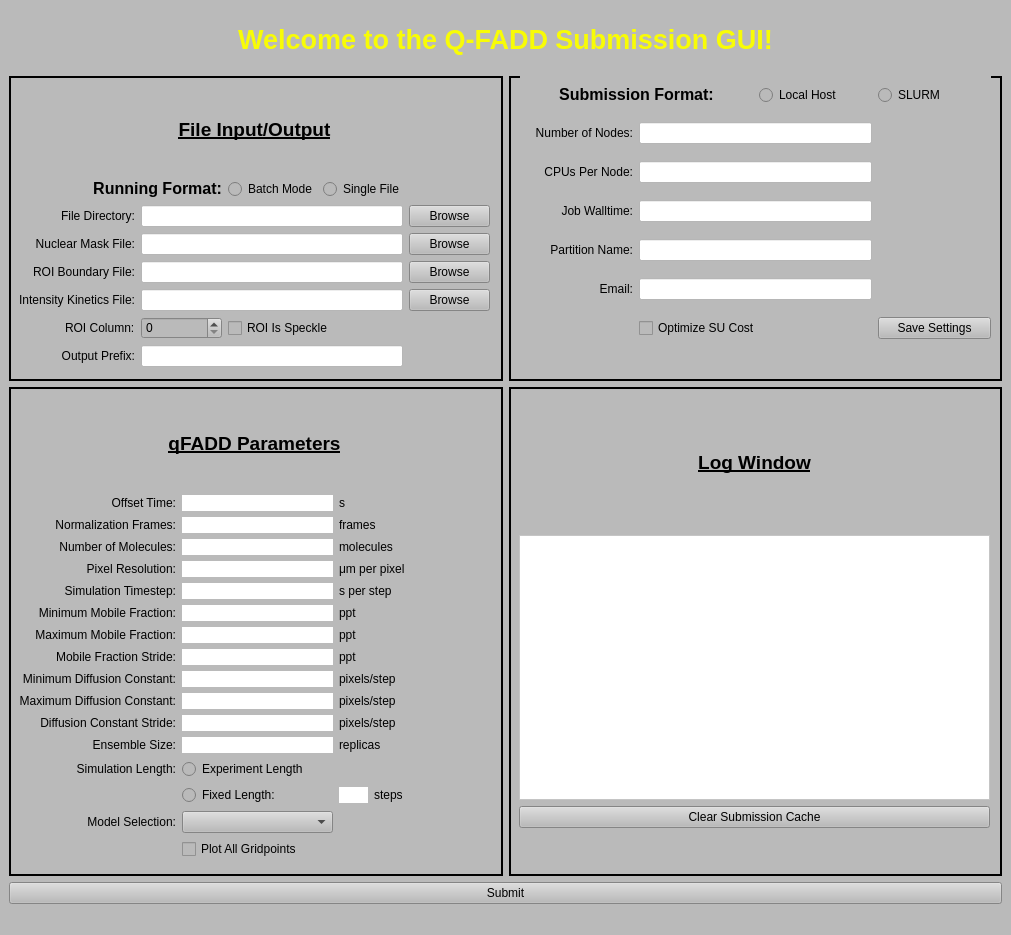
<?xml version="1.0" encoding="UTF-8"?>
<ui version="4.0">
 <class>MainWindow</class>
 <widget class="QMainWindow" name="MainWindow">
  <property name="geometry">
   <rect>
    <x>0</x>
    <y>0</y>
    <width>1011</width>
    <height>935</height>
   </rect>
  </property>
  <property name="minimumSize">
   <size>
    <width>1011</width>
    <height>878</height>
   </size>
  </property>
  <property name="windowTitle">
   <string>qFADD Submission Manager</string>
  </property>
  <property name="styleSheet">
   <string notr="true">background-color: rgb(186, 186, 186);</string>
  </property>
  <widget class="QWidget" name="centralwidget">
   <property name="sizePolicy">
    <sizepolicy hsizetype="Preferred" vsizetype="Preferred">
     <horstretch>0</horstretch>
     <verstretch>0</verstretch>
    </sizepolicy>
   </property>
   <layout class="QVBoxLayout" name="verticalLayout">
    <item>
     <layout class="QGridLayout" name="gridLayout" rowstretch="1,5,8,1">
      <property name="sizeConstraint">
       <enum>QLayout::SetNoConstraint</enum>
      </property>
      <item row="2" column="1">
       <widget class="QFrame" name="frame">
        <property name="frameShape">
         <enum>QFrame::Box</enum>
        </property>
        <property name="frameShadow">
         <enum>QFrame::Plain</enum>
        </property>
        <property name="lineWidth">
         <number>2</number>
        </property>
        <widget class="QWidget" name="layoutWidget">
         <property name="geometry">
          <rect>
           <x>10</x>
           <y>10</y>
           <width>471</width>
           <height>431</height>
          </rect>
         </property>
         <layout class="QVBoxLayout" name="verticalLayout_2" stretch="1,2,1">
          <item>
           <widget class="QLabel" name="label_40">
            <property name="text">
             <string>&lt;html&gt;&lt;head/&gt;&lt;body&gt;&lt;p&gt;&lt;span style=&quot; font-size:14pt; font-weight:600; text-decoration: underline;&quot;&gt;Log Window&lt;/span&gt;&lt;/p&gt;&lt;/body&gt;&lt;/html&gt;</string>
            </property>
            <property name="textFormat">
             <enum>Qt::RichText</enum>
            </property>
            <property name="alignment">
             <set>Qt::AlignCenter</set>
            </property>
           </widget>
          </item>
          <item>
           <widget class="QPlainTextEdit" name="LogTextEdit">
            <property name="styleSheet">
             <string notr="true">background-color: rgb(255, 255, 255);</string>
            </property>
            <property name="backgroundVisible">
             <bool>false</bool>
            </property>
           </widget>
          </item>
          <item>
           <widget class="QPushButton" name="ClearCacheButton">
            <property name="text">
             <string>Clear Submission Cache</string>
            </property>
           </widget>
          </item>
         </layout>
        </widget>
       </widget>
      </item>
      <item row="1" column="1">
       <widget class="QFrame" name="SubmissionOptionsFrame">
        <property name="frameShape">
         <enum>QFrame::Box</enum>
        </property>
        <property name="frameShadow">
         <enum>QFrame::Plain</enum>
        </property>
        <property name="lineWidth">
         <number>2</number>
        </property>
        <property name="midLineWidth">
         <number>1</number>
        </property>
        <widget class="QWidget" name="layoutWidget">
         <property name="geometry">
          <rect>
           <x>11</x>
           <y>-2</y>
           <width>471</width>
           <height>281</height>
          </rect>
         </property>
         <layout class="QGridLayout" name="gridLayout_4">
          <item row="0" column="0" colspan="2">
           <widget class="QLabel" name="label_4">
            <property name="text">
             <string>&lt;html&gt;&lt;head/&gt;&lt;body&gt;&lt;p&gt;&lt;span style=&quot; font-size:12pt; font-weight:600;&quot;&gt;Submission Format:&lt;/span&gt;&lt;/p&gt;&lt;/body&gt;&lt;/html&gt;</string>
            </property>
            <property name="textFormat">
             <enum>Qt::RichText</enum>
            </property>
            <property name="alignment">
             <set>Qt::AlignCenter</set>
            </property>
           </widget>
          </item>
          <item row="0" column="2">
           <widget class="QRadioButton" name="LocalHostButton">
            <property name="text">
             <string>Local Host</string>
            </property>
           </widget>
          </item>
          <item row="0" column="3">
           <widget class="QRadioButton" name="SLURMButton">
            <property name="text">
             <string>SLURM</string>
            </property>
           </widget>
          </item>
          <item row="1" column="0">
           <widget class="QLabel" name="NodesLabel">
            <property name="text">
             <string>Number of Nodes:</string>
            </property>
            <property name="alignment">
             <set>Qt::AlignRight|Qt::AlignTrailing|Qt::AlignVCenter</set>
            </property>
           </widget>
          </item>
          <item row="1" column="1" colspan="2">
           <widget class="QLineEdit" name="NumNodeLineEdit">
            <property name="styleSheet">
             <string notr="true">background-color: rgb(255, 255, 255);</string>
            </property>
            <property name="text">
             <string/>
            </property>
            <property name="frame">
             <bool>true</bool>
            </property>
           </widget>
          </item>
          <item row="2" column="0">
           <widget class="QLabel" name="ProcessorsLabel">
            <property name="text">
             <string>CPUs Per Node:</string>
            </property>
            <property name="alignment">
             <set>Qt::AlignRight|Qt::AlignTrailing|Qt::AlignVCenter</set>
            </property>
           </widget>
          </item>
          <item row="2" column="1" colspan="2">
           <widget class="QLineEdit" name="NumProcLineEdit">
            <property name="styleSheet">
             <string notr="true">background-color: rgb(255, 255, 255);</string>
            </property>
            <property name="text">
             <string/>
            </property>
            <property name="frame">
             <bool>true</bool>
            </property>
           </widget>
          </item>
          <item row="3" column="0">
           <widget class="QLabel" name="label_8">
            <property name="text">
             <string>Job Walltime:</string>
            </property>
            <property name="alignment">
             <set>Qt::AlignRight|Qt::AlignTrailing|Qt::AlignVCenter</set>
            </property>
           </widget>
          </item>
          <item row="3" column="1" colspan="2">
           <widget class="QLineEdit" name="WalltimeLineEdit">
            <property name="styleSheet">
             <string notr="true">background-color: rgb(255, 255, 255);</string>
            </property>
            <property name="text">
             <string/>
            </property>
            <property name="frame">
             <bool>true</bool>
            </property>
           </widget>
          </item>
          <item row="4" column="0">
           <widget class="QLabel" name="label_9">
            <property name="text">
             <string>Partition Name:</string>
            </property>
            <property name="alignment">
             <set>Qt::AlignRight|Qt::AlignTrailing|Qt::AlignVCenter</set>
            </property>
           </widget>
          </item>
          <item row="4" column="1" colspan="2">
           <widget class="QLineEdit" name="PartitionNameLineEdit">
            <property name="styleSheet">
             <string notr="true">background-color: rgb(255, 255, 255);</string>
            </property>
            <property name="text">
             <string/>
            </property>
            <property name="frame">
             <bool>true</bool>
            </property>
           </widget>
          </item>
          <item row="5" column="0">
           <widget class="QLabel" name="label_18">
            <property name="text">
             <string>Email:</string>
            </property>
            <property name="alignment">
             <set>Qt::AlignRight|Qt::AlignTrailing|Qt::AlignVCenter</set>
            </property>
           </widget>
          </item>
          <item row="5" column="1" colspan="2">
           <widget class="QLineEdit" name="EmailLineEdit">
            <property name="styleSheet">
             <string notr="true">background-color: rgb(255, 255, 255);</string>
            </property>
            <property name="text">
             <string/>
            </property>
            <property name="frame">
             <bool>true</bool>
            </property>
           </widget>
          </item>
          <item row="6" column="1" colspan="2">
           <widget class="QCheckBox" name="AutomateSUCheckBox">
            <property name="text">
             <string>Optimize SU Cost</string>
            </property>
           </widget>
          </item>
          <item row="6" column="3">
           <widget class="QPushButton" name="SlurmSettingsSaveButton">
            <property name="text">
             <string>Save Settings</string>
            </property>
           </widget>
          </item>
         </layout>
        </widget>
       </widget>
      </item>
      <item row="3" column="0" colspan="2">
       <widget class="QPushButton" name="SubmitButton">
        <property name="text">
         <string>Submit</string>
        </property>
       </widget>
      </item>
      <item row="2" column="0">
       <widget class="QFrame" name="frame_3">
        <property name="frameShape">
         <enum>QFrame::Box</enum>
        </property>
        <property name="frameShadow">
         <enum>QFrame::Plain</enum>
        </property>
        <property name="lineWidth">
         <number>2</number>
        </property>
        <property name="midLineWidth">
         <number>1</number>
        </property>
        <widget class="QWidget" name="layoutWidget">
         <property name="geometry">
          <rect>
           <x>10</x>
           <y>11</y>
           <width>471</width>
           <height>461</height>
          </rect>
         </property>
         <layout class="QGridLayout" name="gridLayout_3">
          <item row="1" column="1">
           <widget class="QLineEdit" name="OffsetTimeLineEdit">
            <property name="styleSheet">
             <string notr="true">background-color: rgb(255, 255, 255);</string>
            </property>
            <property name="frame">
             <bool>false</bool>
            </property>
           </widget>
          </item>
          <item row="1" column="2">
           <widget class="QLabel" name="label_39">
            <property name="text">
             <string>s</string>
            </property>
            <property name="alignment">
             <set>Qt::AlignLeading|Qt::AlignLeft|Qt::AlignVCenter</set>
            </property>
           </widget>
          </item>
          <item row="15" column="0">
           <widget class="QLabel" name="label_5">
            <property name="text">
             <string>Model Selection:</string>
            </property>
            <property name="alignment">
             <set>Qt::AlignRight|Qt::AlignTrailing|Qt::AlignVCenter</set>
            </property>
           </widget>
          </item>
          <item row="14" column="2">
           <layout class="QHBoxLayout" name="horizontalLayout" stretch="1,4">
            <item>
             <widget class="QLineEdit" name="NStepsLineEdit">
              <property name="styleSheet">
               <string notr="true">background-color: rgb(255, 255, 255);</string>
              </property>
              <property name="frame">
               <bool>false</bool>
              </property>
             </widget>
            </item>
            <item>
             <widget class="QLabel" name="label_28">
              <property name="text">
               <string>steps</string>
              </property>
              <property name="alignment">
               <set>Qt::AlignLeading|Qt::AlignLeft|Qt::AlignVCenter</set>
              </property>
             </widget>
            </item>
           </layout>
          </item>
          <item row="12" column="2">
           <widget class="QLabel" name="label_66">
            <property name="text">
             <string>replicas</string>
            </property>
            <property name="alignment">
             <set>Qt::AlignLeading|Qt::AlignLeft|Qt::AlignVCenter</set>
            </property>
           </widget>
          </item>
          <item row="2" column="0">
           <widget class="QLabel" name="label_15">
            <property name="text">
             <string>Normalization Frames:</string>
            </property>
            <property name="alignment">
             <set>Qt::AlignRight|Qt::AlignTrailing|Qt::AlignVCenter</set>
            </property>
           </widget>
          </item>
          <item row="2" column="1">
           <widget class="QLineEdit" name="NormFramesLineEdit">
            <property name="styleSheet">
             <string notr="true">background-color: rgb(255, 255, 255);</string>
            </property>
            <property name="frame">
             <bool>false</bool>
            </property>
           </widget>
          </item>
          <item row="2" column="2">
           <widget class="QLabel" name="label_38">
            <property name="text">
             <string>frames</string>
            </property>
            <property name="alignment">
             <set>Qt::AlignLeading|Qt::AlignLeft|Qt::AlignVCenter</set>
            </property>
           </widget>
          </item>
          <item row="0" column="0" colspan="3">
           <widget class="QLabel" name="label_3">
            <property name="text">
             <string>&lt;html&gt;&lt;head/&gt;&lt;body&gt;&lt;p&gt;&lt;span style=&quot; font-size:14pt; font-weight:600; text-decoration: underline;&quot;&gt;qFADD Parameters&lt;/span&gt;&lt;/p&gt;&lt;/body&gt;&lt;/html&gt;</string>
            </property>
            <property name="textFormat">
             <enum>Qt::RichText</enum>
            </property>
            <property name="alignment">
             <set>Qt::AlignCenter</set>
            </property>
           </widget>
          </item>
          <item row="1" column="0">
           <widget class="QLabel" name="label_19">
            <property name="text">
             <string>Offset Time:</string>
            </property>
            <property name="alignment">
             <set>Qt::AlignRight|Qt::AlignTrailing|Qt::AlignVCenter</set>
            </property>
           </widget>
          </item>
          <item row="6" column="2">
           <widget class="QLabel" name="label_34">
            <property name="text">
             <string>ppt</string>
            </property>
            <property name="alignment">
             <set>Qt::AlignLeading|Qt::AlignLeft|Qt::AlignVCenter</set>
            </property>
           </widget>
          </item>
          <item row="7" column="0">
           <widget class="QLabel" name="label_22">
            <property name="text">
             <string>Maximum Mobile Fraction:</string>
            </property>
            <property name="alignment">
             <set>Qt::AlignRight|Qt::AlignTrailing|Qt::AlignVCenter</set>
            </property>
           </widget>
          </item>
          <item row="7" column="1">
           <widget class="QLineEdit" name="MaxFLineEdit">
            <property name="styleSheet">
             <string notr="true">background-color: rgb(255, 255, 255);</string>
            </property>
            <property name="frame">
             <bool>false</bool>
            </property>
           </widget>
          </item>
          <item row="7" column="2">
           <widget class="QLabel" name="label_33">
            <property name="text">
             <string>ppt</string>
            </property>
            <property name="alignment">
             <set>Qt::AlignLeading|Qt::AlignLeft|Qt::AlignVCenter</set>
            </property>
           </widget>
          </item>
          <item row="8" column="0">
           <widget class="QLabel" name="label_23">
            <property name="text">
             <string>Mobile Fraction Stride:</string>
            </property>
            <property name="alignment">
             <set>Qt::AlignRight|Qt::AlignTrailing|Qt::AlignVCenter</set>
            </property>
           </widget>
          </item>
          <item row="10" column="1">
           <widget class="QLineEdit" name="MaxDLineEdit">
            <property name="styleSheet">
             <string notr="true">background-color: rgb(255, 255, 255);</string>
            </property>
            <property name="frame">
             <bool>false</bool>
            </property>
           </widget>
          </item>
          <item row="10" column="2">
           <widget class="QLabel" name="d_max_label">
            <property name="text">
             <string>pixels/step</string>
            </property>
            <property name="alignment">
             <set>Qt::AlignLeading|Qt::AlignLeft|Qt::AlignVCenter</set>
            </property>
           </widget>
          </item>
          <item row="11" column="0">
           <widget class="QLabel" name="label_26">
            <property name="text">
             <string>Diffusion Constant Stride:</string>
            </property>
            <property name="alignment">
             <set>Qt::AlignRight|Qt::AlignTrailing|Qt::AlignVCenter</set>
            </property>
           </widget>
          </item>
          <item row="11" column="1">
           <widget class="QLineEdit" name="DStepLineEdit">
            <property name="styleSheet">
             <string notr="true">background-color: rgb(255, 255, 255);</string>
            </property>
            <property name="frame">
             <bool>false</bool>
            </property>
           </widget>
          </item>
          <item row="11" column="2">
           <widget class="QLabel" name="d_step_label">
            <property name="text">
             <string>pixels/step</string>
            </property>
            <property name="alignment">
             <set>Qt::AlignLeading|Qt::AlignLeft|Qt::AlignVCenter</set>
            </property>
           </widget>
          </item>
          <item row="5" column="0">
           <widget class="QLabel" name="label_20">
            <property name="text">
             <string>Simulation Timestep:</string>
            </property>
            <property name="alignment">
             <set>Qt::AlignRight|Qt::AlignTrailing|Qt::AlignVCenter</set>
            </property>
           </widget>
          </item>
          <item row="5" column="1">
           <widget class="QLineEdit" name="TimestepLineEdit">
            <property name="styleSheet">
             <string notr="true">background-color: rgb(255, 255, 255);</string>
            </property>
            <property name="frame">
             <bool>false</bool>
            </property>
           </widget>
          </item>
          <item row="5" column="2">
           <widget class="QLabel" name="label_35">
            <property name="text">
             <string>s per step</string>
            </property>
            <property name="alignment">
             <set>Qt::AlignLeading|Qt::AlignLeft|Qt::AlignVCenter</set>
            </property>
           </widget>
          </item>
          <item row="6" column="0">
           <widget class="QLabel" name="label_21">
            <property name="text">
             <string>Minimum Mobile Fraction:</string>
            </property>
            <property name="alignment">
             <set>Qt::AlignRight|Qt::AlignTrailing|Qt::AlignVCenter</set>
            </property>
           </widget>
          </item>
          <item row="6" column="1">
           <widget class="QLineEdit" name="MinFLineEdit">
            <property name="styleSheet">
             <string notr="true">background-color: rgb(255, 255, 255);</string>
            </property>
            <property name="frame">
             <bool>false</bool>
            </property>
           </widget>
          </item>
          <item row="3" column="0">
           <widget class="QLabel" name="label_16">
            <property name="text">
             <string>Number of Molecules:</string>
            </property>
            <property name="alignment">
             <set>Qt::AlignRight|Qt::AlignTrailing|Qt::AlignVCenter</set>
            </property>
           </widget>
          </item>
          <item row="3" column="1">
           <widget class="QLineEdit" name="NumMoleculesLineEdit">
            <property name="styleSheet">
             <string notr="true">background-color: rgb(255, 255, 255);</string>
            </property>
            <property name="frame">
             <bool>false</bool>
            </property>
           </widget>
          </item>
          <item row="3" column="2">
           <widget class="QLabel" name="label_37">
            <property name="text">
             <string>molecules</string>
            </property>
            <property name="alignment">
             <set>Qt::AlignLeading|Qt::AlignLeft|Qt::AlignVCenter</set>
            </property>
           </widget>
          </item>
          <item row="4" column="0">
           <widget class="QLabel" name="label_17">
            <property name="text">
             <string>Pixel Resolution:</string>
            </property>
            <property name="alignment">
             <set>Qt::AlignRight|Qt::AlignTrailing|Qt::AlignVCenter</set>
            </property>
           </widget>
          </item>
          <item row="4" column="1">
           <widget class="QLineEdit" name="PixelResolutionLineEdit">
            <property name="styleSheet">
             <string notr="true">background-color: rgb(255, 255, 255);</string>
            </property>
            <property name="frame">
             <bool>false</bool>
            </property>
           </widget>
          </item>
          <item row="4" column="2">
           <widget class="QLabel" name="label_36">
            <property name="text">
             <string>&lt;html&gt;&lt;head/&gt;&lt;body&gt;&lt;p&gt;μm per pixel&lt;/p&gt;&lt;/body&gt;&lt;/html&gt;</string>
            </property>
            <property name="alignment">
             <set>Qt::AlignLeading|Qt::AlignLeft|Qt::AlignVCenter</set>
            </property>
           </widget>
          </item>
          <item row="12" column="0">
           <widget class="QLabel" name="label_65">
            <property name="text">
             <string>Ensemble Size:</string>
            </property>
            <property name="alignment">
             <set>Qt::AlignRight|Qt::AlignTrailing|Qt::AlignVCenter</set>
            </property>
           </widget>
          </item>
          <item row="12" column="1">
           <widget class="QLineEdit" name="EnsembleLineEdit">
            <property name="styleSheet">
             <string notr="true">background-color: rgb(255, 255, 255);</string>
            </property>
            <property name="frame">
             <bool>false</bool>
            </property>
           </widget>
          </item>
          <item row="13" column="0">
           <widget class="QLabel" name="label_27">
            <property name="text">
             <string>Simulation Length:</string>
            </property>
            <property name="alignment">
             <set>Qt::AlignRight|Qt::AlignTrailing|Qt::AlignVCenter</set>
            </property>
           </widget>
          </item>
          <item row="13" column="1">
           <widget class="QRadioButton" name="ExpLengthButton">
            <property name="text">
             <string>Experiment Length</string>
            </property>
           </widget>
          </item>
          <item row="14" column="1">
           <widget class="QRadioButton" name="FixedLengthButton">
            <property name="text">
             <string>Fixed Length:</string>
            </property>
           </widget>
          </item>
          <item row="8" column="1">
           <widget class="QLineEdit" name="FStepLineEdit">
            <property name="styleSheet">
             <string notr="true">background-color: rgb(255, 255, 255);</string>
            </property>
            <property name="frame">
             <bool>false</bool>
            </property>
           </widget>
          </item>
          <item row="8" column="2">
           <widget class="QLabel" name="label_32">
            <property name="text">
             <string>ppt</string>
            </property>
            <property name="alignment">
             <set>Qt::AlignLeading|Qt::AlignLeft|Qt::AlignVCenter</set>
            </property>
           </widget>
          </item>
          <item row="9" column="0">
           <widget class="QLabel" name="label_24">
            <property name="text">
             <string>Minimum Diffusion Constant:</string>
            </property>
            <property name="alignment">
             <set>Qt::AlignRight|Qt::AlignTrailing|Qt::AlignVCenter</set>
            </property>
           </widget>
          </item>
          <item row="9" column="1">
           <widget class="QLineEdit" name="MinDLineEdit">
            <property name="styleSheet">
             <string notr="true">background-color: rgb(255, 255, 255);</string>
            </property>
            <property name="frame">
             <bool>false</bool>
            </property>
           </widget>
          </item>
          <item row="9" column="2">
           <widget class="QLabel" name="d_min_label">
            <property name="text">
             <string>pixels/step</string>
            </property>
            <property name="alignment">
             <set>Qt::AlignLeading|Qt::AlignLeft|Qt::AlignVCenter</set>
            </property>
           </widget>
          </item>
          <item row="10" column="0">
           <widget class="QLabel" name="label_25">
            <property name="text">
             <string>Maximum Diffusion Constant:</string>
            </property>
            <property name="alignment">
             <set>Qt::AlignRight|Qt::AlignTrailing|Qt::AlignVCenter</set>
            </property>
           </widget>
          </item>
          <item row="16" column="1">
           <widget class="QCheckBox" name="PlotAllCheckBox">
            <property name="text">
             <string>Plot All Gridpoints</string>
            </property>
           </widget>
          </item>
          <item row="15" column="1">
           <widget class="QComboBox" name="ModelSelectDropdown"/>
          </item>
         </layout>
        </widget>
       </widget>
      </item>
      <item row="1" column="0">
       <widget class="QFrame" name="FileIOframe">
        <property name="frameShape">
         <enum>QFrame::Box</enum>
        </property>
        <property name="frameShadow">
         <enum>QFrame::Plain</enum>
        </property>
        <property name="lineWidth">
         <number>2</number>
        </property>
        <property name="midLineWidth">
         <number>1</number>
        </property>
        <widget class="QWidget" name="layoutWidget">
         <property name="geometry">
          <rect>
           <x>10</x>
           <y>10</y>
           <width>471</width>
           <height>281</height>
          </rect>
         </property>
         <layout class="QGridLayout" name="gridLayout_2" rowstretch="1,2,2,2,2,2,2,0" columnstretch="1,1,1,1,1">
          <item row="3" column="4">
           <widget class="QPushButton" name="MaskFileButton">
            <property name="text">
             <string>Browse</string>
            </property>
           </widget>
          </item>
          <item row="0" column="0" colspan="5">
           <widget class="QLabel" name="label_2">
            <property name="text">
             <string>&lt;html&gt;&lt;head/&gt;&lt;body&gt;&lt;p&gt;&lt;span style=&quot; font-size:14pt; font-weight:600; text-decoration: underline;&quot;&gt;File Input/Output&lt;/span&gt;&lt;/p&gt;&lt;/body&gt;&lt;/html&gt;</string>
            </property>
            <property name="textFormat">
             <enum>Qt::RichText</enum>
            </property>
            <property name="alignment">
             <set>Qt::AlignCenter</set>
            </property>
           </widget>
          </item>
          <item row="2" column="0">
           <widget class="QLabel" name="label_13">
            <property name="text">
             <string>File Directory:</string>
            </property>
            <property name="alignment">
             <set>Qt::AlignRight|Qt::AlignTrailing|Qt::AlignVCenter</set>
            </property>
           </widget>
          </item>
          <item row="7" column="1" colspan="3">
           <widget class="QLineEdit" name="PrefixLineEdit">
            <property name="styleSheet">
             <string notr="true">background-color: rgb(255, 255, 255);</string>
            </property>
            <property name="text">
             <string/>
            </property>
            <property name="frame">
             <bool>true</bool>
            </property>
           </widget>
          </item>
          <item row="3" column="1" colspan="3">
           <widget class="QLineEdit" name="MaskFileLineEdit">
            <property name="styleSheet">
             <string notr="true">background-color: rgb(255, 255, 255);</string>
            </property>
            <property name="frame">
             <bool>true</bool>
            </property>
           </widget>
          </item>
          <item row="7" column="0">
           <widget class="QLabel" name="label_14">
            <property name="text">
             <string>Output Prefix:</string>
            </property>
            <property name="alignment">
             <set>Qt::AlignRight|Qt::AlignTrailing|Qt::AlignVCenter</set>
            </property>
           </widget>
          </item>
          <item row="4" column="1" colspan="3">
           <widget class="QLineEdit" name="ROIFileLineEdit">
            <property name="styleSheet">
             <string notr="true">background-color: rgb(255, 255, 255);</string>
            </property>
            <property name="frame">
             <bool>true</bool>
            </property>
           </widget>
          </item>
          <item row="4" column="0">
           <widget class="QLabel" name="ROILabel">
            <property name="text">
             <string>ROI Boundary File:</string>
            </property>
            <property name="alignment">
             <set>Qt::AlignRight|Qt::AlignTrailing|Qt::AlignVCenter</set>
            </property>
           </widget>
          </item>
          <item row="3" column="0">
           <widget class="QLabel" name="MaskLabel">
            <property name="text">
             <string>Nuclear Mask File:</string>
            </property>
            <property name="alignment">
             <set>Qt::AlignRight|Qt::AlignTrailing|Qt::AlignVCenter</set>
            </property>
           </widget>
          </item>
          <item row="5" column="0">
           <widget class="QLabel" name="KineticsLabel">
            <property name="text">
             <string>Intensity Kinetics File:</string>
            </property>
            <property name="alignment">
             <set>Qt::AlignRight|Qt::AlignTrailing|Qt::AlignVCenter</set>
            </property>
           </widget>
          </item>
          <item row="2" column="4">
           <widget class="QPushButton" name="BatchDirectoryButton">
            <property name="sizePolicy">
             <sizepolicy hsizetype="Expanding" vsizetype="Preferred">
              <horstretch>0</horstretch>
              <verstretch>0</verstretch>
             </sizepolicy>
            </property>
            <property name="text">
             <string>Browse</string>
            </property>
           </widget>
          </item>
          <item row="2" column="1" colspan="3">
           <widget class="QLineEdit" name="BatchDirectoryLineEdit">
            <property name="styleSheet">
             <string notr="true">background-color: rgb(255, 255, 255);</string>
            </property>
            <property name="frame">
             <bool>true</bool>
            </property>
           </widget>
          </item>
          <item row="1" column="2">
           <widget class="QRadioButton" name="BatchModeButton">
            <property name="text">
             <string>Batch Mode</string>
            </property>
            <property name="iconSize">
             <size>
              <width>16</width>
              <height>16</height>
             </size>
            </property>
           </widget>
          </item>
          <item row="1" column="0" colspan="2">
           <widget class="QLabel" name="label_12">
            <property name="text">
             <string>&lt;html&gt;&lt;head/&gt;&lt;body&gt;&lt;p align=&quot;right&quot;&gt;&lt;span style=&quot; font-size:12pt; font-weight:600;&quot;&gt;Running Format:&lt;/span&gt;&lt;/p&gt;&lt;/body&gt;&lt;/html&gt;</string>
            </property>
            <property name="textFormat">
             <enum>Qt::RichText</enum>
            </property>
            <property name="alignment">
             <set>Qt::AlignCenter</set>
            </property>
           </widget>
          </item>
          <item row="5" column="1" colspan="3">
           <widget class="QLineEdit" name="KineticsFileLineEdit">
            <property name="styleSheet">
             <string notr="true">background-color: rgb(255, 255, 255);</string>
            </property>
            <property name="frame">
             <bool>true</bool>
            </property>
           </widget>
          </item>
          <item row="4" column="4">
           <widget class="QPushButton" name="ROIFileButton">
            <property name="text">
             <string>Browse</string>
            </property>
           </widget>
          </item>
          <item row="5" column="4">
           <widget class="QPushButton" name="KineticsFileButton">
            <property name="text">
             <string>Browse</string>
            </property>
           </widget>
          </item>
          <item row="1" column="3" colspan="2">
           <widget class="QRadioButton" name="SingleFileButton">
            <property name="text">
             <string>Single File</string>
            </property>
            <property name="iconSize">
             <size>
              <width>16</width>
              <height>16</height>
             </size>
            </property>
           </widget>
          </item>
          <item row="6" column="1">
           <widget class="QSpinBox" name="ROIColumnSpinBox"/>
          </item>
          <item row="6" column="0" alignment="Qt::AlignRight">
           <widget class="QLabel" name="ROIColumnLabel">
            <property name="text">
             <string>ROI Column:</string>
            </property>
           </widget>
          </item>
          <item row="6" column="2" colspan="2">
           <widget class="QCheckBox" name="SpeckleCheckBox">
            <property name="text">
             <string>ROI Is Speckle</string>
            </property>
           </widget>
          </item>
         </layout>
        </widget>
       </widget>
      </item>
      <item row="0" column="0" colspan="2">
       <widget class="QLabel" name="label">
        <property name="text">
         <string>&lt;html&gt;&lt;head/&gt;&lt;body&gt;&lt;p align=&quot;center&quot;&gt;&lt;span style=&quot; font-size:20pt; font-weight:600; color:#f8fc06;&quot;&gt;Welcome to the Q-FADD Submission GUI!&lt;/span&gt;&lt;/p&gt;&lt;/body&gt;&lt;/html&gt;</string>
        </property>
        <property name="textFormat">
         <enum>Qt::RichText</enum>
        </property>
        <property name="scaledContents">
         <bool>true</bool>
        </property>
        <property name="alignment">
         <set>Qt::AlignCenter</set>
        </property>
        <property name="wordWrap">
         <bool>true</bool>
        </property>
        <property name="textInteractionFlags">
         <set>Qt::NoTextInteraction</set>
        </property>
       </widget>
      </item>
     </layout>
    </item>
   </layout>
  </widget>
  <widget class="QStatusBar" name="statusbar"/>
 </widget>
 <tabstops>
  <tabstop>BatchModeButton</tabstop>
  <tabstop>SingleFileButton</tabstop>
  <tabstop>BatchDirectoryLineEdit</tabstop>
  <tabstop>BatchDirectoryButton</tabstop>
  <tabstop>MaskFileLineEdit</tabstop>
  <tabstop>MaskFileButton</tabstop>
  <tabstop>ROIFileLineEdit</tabstop>
  <tabstop>ROIFileButton</tabstop>
  <tabstop>KineticsFileLineEdit</tabstop>
  <tabstop>KineticsFileButton</tabstop>
  <tabstop>ROIColumnSpinBox</tabstop>
  <tabstop>PrefixLineEdit</tabstop>
  <tabstop>LocalHostButton</tabstop>
  <tabstop>SLURMButton</tabstop>
  <tabstop>NumNodeLineEdit</tabstop>
  <tabstop>NumProcLineEdit</tabstop>
  <tabstop>WalltimeLineEdit</tabstop>
  <tabstop>PartitionNameLineEdit</tabstop>
  <tabstop>EmailLineEdit</tabstop>
  <tabstop>AutomateSUCheckBox</tabstop>
  <tabstop>SlurmSettingsSaveButton</tabstop>
  <tabstop>OffsetTimeLineEdit</tabstop>
  <tabstop>NormFramesLineEdit</tabstop>
  <tabstop>NumMoleculesLineEdit</tabstop>
  <tabstop>PixelResolutionLineEdit</tabstop>
  <tabstop>TimestepLineEdit</tabstop>
  <tabstop>MinFLineEdit</tabstop>
  <tabstop>MaxFLineEdit</tabstop>
  <tabstop>FStepLineEdit</tabstop>
  <tabstop>MinDLineEdit</tabstop>
  <tabstop>MaxDLineEdit</tabstop>
  <tabstop>DStepLineEdit</tabstop>
  <tabstop>EnsembleLineEdit</tabstop>
  <tabstop>ExpLengthButton</tabstop>
  <tabstop>FixedLengthButton</tabstop>
  <tabstop>NStepsLineEdit</tabstop>
  <tabstop>ModelSelectDropdown</tabstop>
  <tabstop>PlotAllCheckBox</tabstop>
  <tabstop>LogTextEdit</tabstop>
  <tabstop>ClearCacheButton</tabstop>
  <tabstop>SubmitButton</tabstop>
 </tabstops>
 <resources/>
 <connections/>
</ui>
